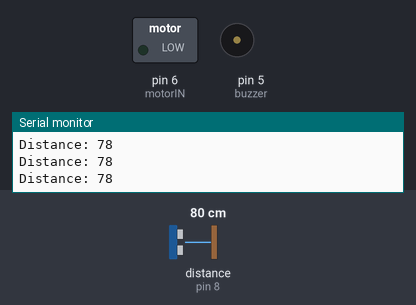
Simulated run of this sketch. Board: Arduino Uno, built with avr-gcc and run on an emulated ATmega328P. Shown: switched loads named in the sketch (green lamp = pin HIGH), buzzer (waves = sounding), the last lines printed to the serial monitor. Wiring (inferred from the names in the program): ultrasonic range finder: trigger pin 9; echo pin 8. The inputs (shaded band) are chosen by the test bench; at power-on: distance to the obstacle (sensor on pin 8) 80 cm. The echo pulse lasts 58.3 µs per cm; pins used as bus, display or sensor lines are not drawn.

Above: at 1.2 s.
1.3 s: distance to the obstacle (sensor on pin 8) set to 35 cm
2.8 s: distance to the obstacle (sensor on pin 8) set to 29 cm
At 3.2 s:
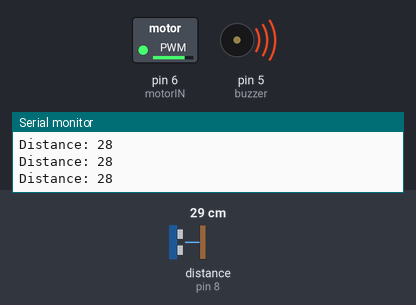
4.3 s: distance to the obstacle (sensor on pin 8) set to 60 cm
At 4.6 s:
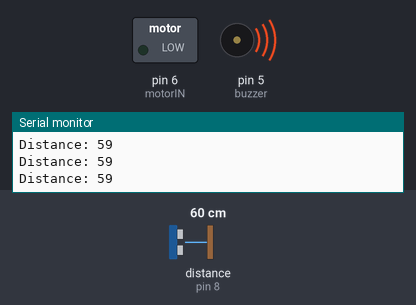
5.8 s: distance to the obstacle (sensor on pin 8) set to 27 cm
At 6.6 s:
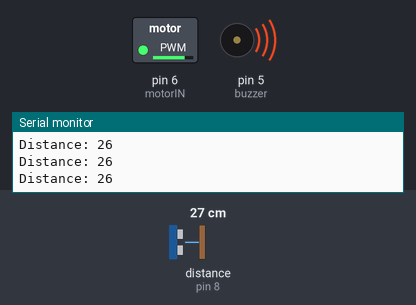
7.3 s: distance to the obstacle (sensor on pin 8) set to 120 cm
At 8.0 s:
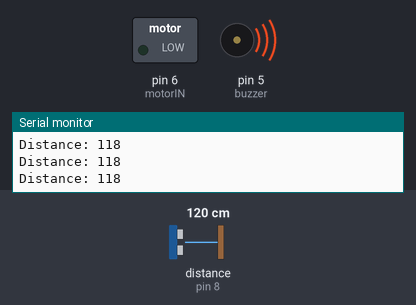
Timing chart, 0 to 9.8 s (numbered marks = the images above; inputs shaded):
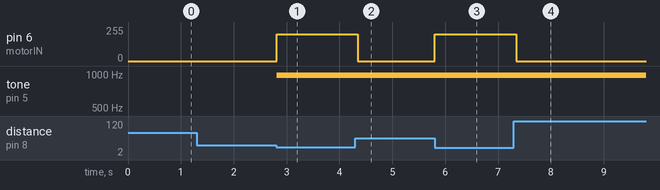

Measured:
- the behaviour switches between 32 and 31 cm on distance to the obstacle (sensor on pin 8) (found by bisection; images 0 and 1)
- after the input at 2.8 s, pin 6 (motorIN): 0/255 → 200/255 at once; tone on pin 5 (buzzer): silent → 977 Hz at once
- after the input at 4.3 s, pin 6 (motorIN): 200/255 → 0/255 after 0.05 s
- after the input at 5.8 s, pin 6 (motorIN): 0/255 → 200/255 at once
- after the input at 7.3 s, pin 6 (motorIN): 200/255 → 0/255 after 0.05 s

The sketch:

smart_walking_stick.ino
```cpp
#define trigPin 9
#define echoPin 8
#define buzzer 5
#define motorIN 6

long duration;
int distance;

void setup() {
  pinMode(trigPin, OUTPUT);
  pinMode(echoPin, INPUT);
  pinMode(buzzer, OUTPUT);
  pinMode(motorIN, OUTPUT);
  Serial.begin(9600);
}

// --- Stronger vibration functions ---
void vibrateMedium() {
  analogWrite(motorIN, 200);
}

void vibrateStrong() {
  analogWrite(motorIN, 255);   // kick-start
  delay(25);
  analogWrite(motorIN, 230);   // sustain strong vibration
}

void loop() {
  // Send ultrasonic pulse
  digitalWrite(trigPin, LOW);
  delayMicroseconds(2);
  digitalWrite(trigPin, HIGH);
  delayMicroseconds(10);
  digitalWrite(trigPin, LOW);

  duration = pulseIn(echoPin, HIGH);
  distance = duration * 0.034 / 2;

  Serial.print("Distance: ");
  Serial.println(distance);

  if (distance <= 20 && distance > 0) {
    // TOO CLOSE
    analogWrite(buzzer, 200);  // stronger sound
    vibrateStrong();           // stronger vibration
  }
  else if (distance > 20 && distance <= 30) {
    // CLOSE
    analogWrite(buzzer, 120);  // medium sound
    vibrateMedium();           // stronger medium vibration
  }
  else {
    // SAFE → OFF
    analogWrite(buzzer, 0);
    analogWrite(motorIN, 0);
  }

  delay(100);
}
```
